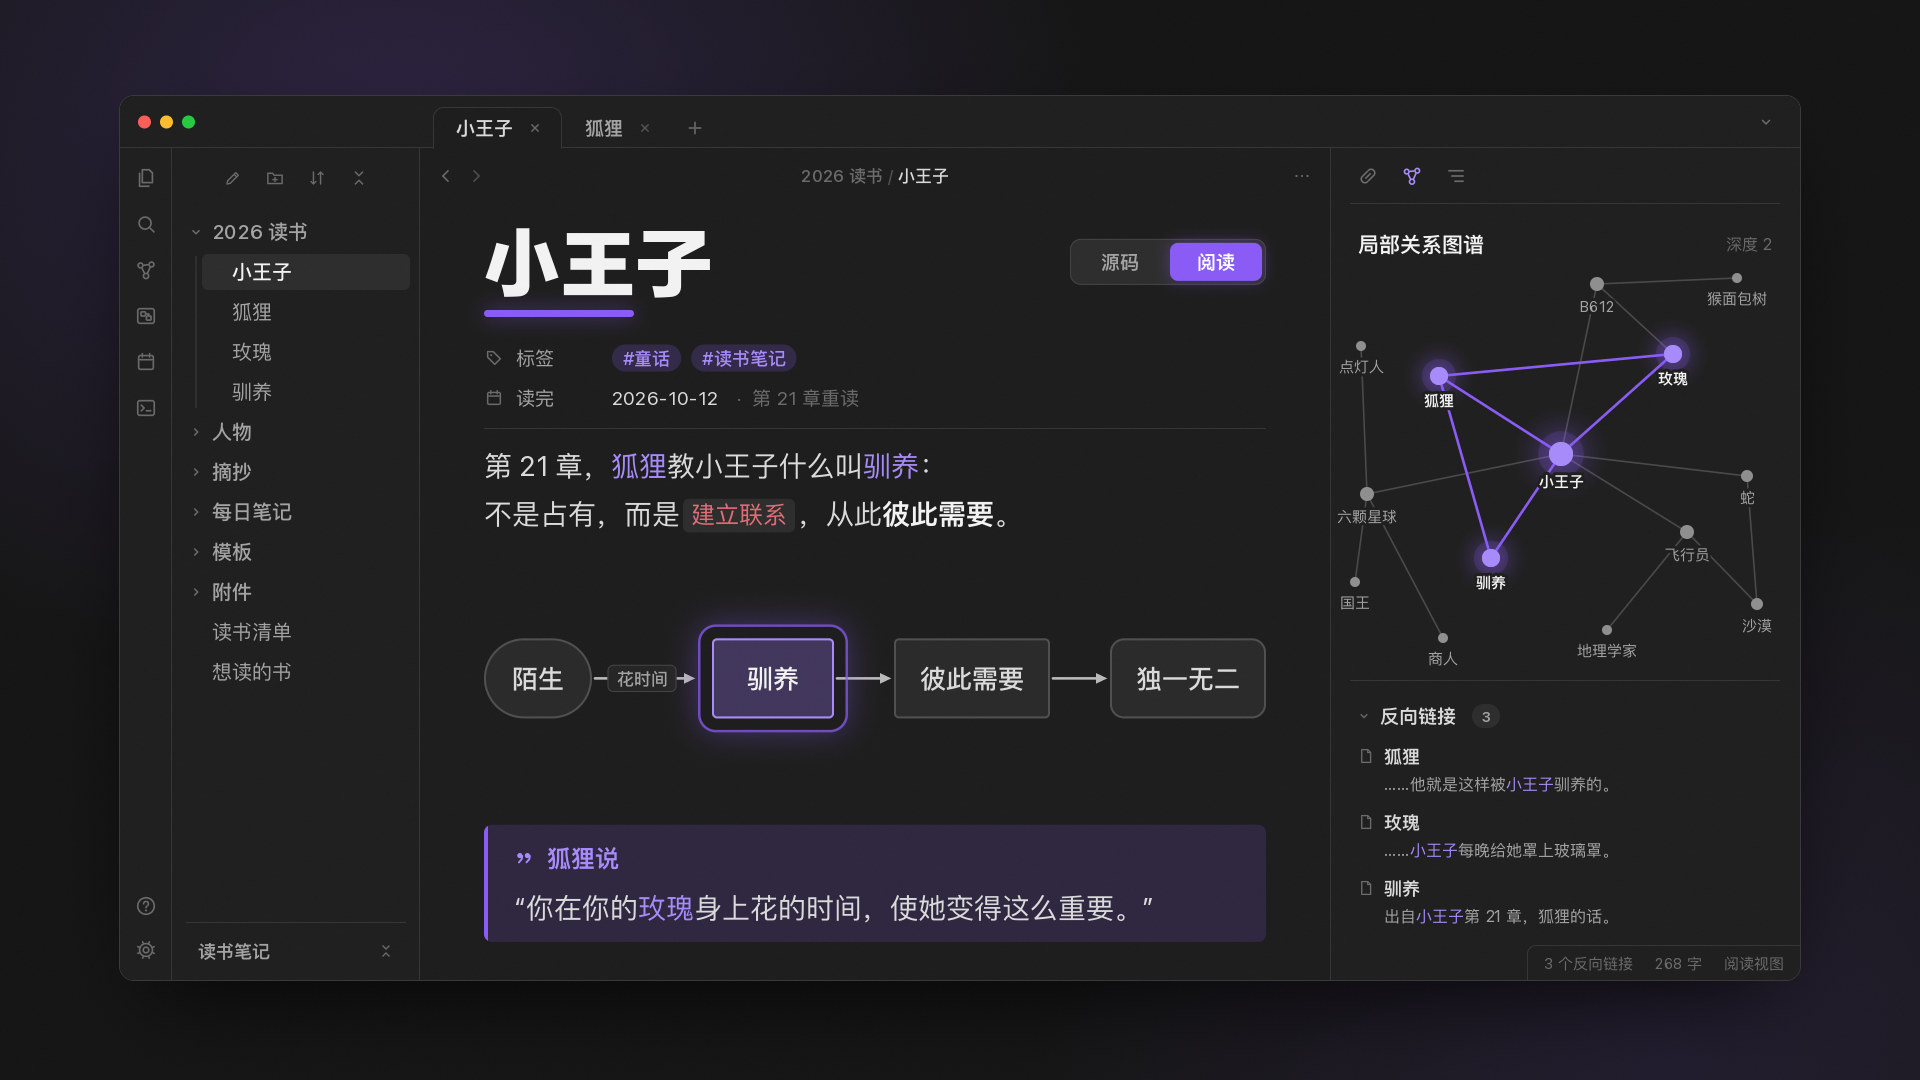

The Python source for this figure:
"""Example (Obsidian UI): 小王子 · 读书笔记 / Reading Notes — a dark note-taking app window with one book's notes.

A near-black page with a soft violet glow; on it the app window: tab bar (小王子 · 狐狸), icon ribbon, a file explorer
(the folder 2026 读书 open, the note 小王子 highlighted), the note pane and a right sidebar. In the note: the H1 「小王子」
with a short violet bar, a properties block (#童话 #读书笔记, the date it was finished), two lines of body text with
internal links in violet, **bold** and `inline code`; a ```mermaid block typed line by line -- a click flips the note
from 源码 to 阅读 and the block renders as a flowchart, 陌生 -花时间-> 驯养 -> 彼此需要 -> 独一无二, with 驯养 lit violet;
then the fox's line in a quote callout. In the sidebar the local graph: grey nodes and links for the book's
characters and places, the four notes linked from this one (小王子, 狐狸, 玫瑰, 驯养) lit violet with a soft glow, and the
backlinks under it; a status bar in the corner. One accent (violet), everything else greys. No logos, no image model.
python3 obsidianui_reading_notes.py [out.jpg] [--stages DIR] [--accent violet|blue|teal|amber|rose]
"""
import os, sys, time
sys.path.insert(0, os.path.join(os.path.dirname(os.path.abspath(__file__)), '..', 'lib'))
from obsidianui import ObsidianUI, BORDER, TEXT, BRIGHT, MUTED, FAINT

out = sys.argv[1] if len(sys.argv) > 1 and not sys.argv[1].startswith('--') else 'obsidianui_reading_notes.jpg'
stages = sys.argv[sys.argv.index('--stages') + 1] if '--stages' in sys.argv else None
ACC = sys.argv[sys.argv.index('--accent') + 1] if '--accent' in sys.argv else 'violet'
T0 = time.time()
tick = lambda name: print(f'{name:14s} {time.time() - T0:5.1f}s') if os.environ.get('OBSIDIANUI_TIMING') else None

ob = ObsidianUI(1920, 1080, seed=3, keep_stages=bool(stages), accent=ACC)
ob.page()

# ===================================================================== layout
WX, WY, WW, WH, SIDE, RIGHT = 120, 96, 1680, 884, 300, 470
PAD = 64
FILES = [('2026 读书', 0, 'open'), ('小王子', 1, 'file'), ('狐狸', 1, 'file'), ('玫瑰', 1, 'file'), ('驯养', 1, 'file'),
         ('人物', 0, 'folder'), ('摘抄', 0, 'folder'), ('每日笔记', 0, 'folder'), ('模板', 0, 'folder'),
         ('附件', 0, 'folder'), ('读书清单', 0, 'file'), ('想读的书', 0, 'file')]
H1_BASE, H1_SIZE = 290, 76
PROP_Y = [358, 398]
BODY, BODY_LH, BODY_Y0 = 28, 48, 476
CODE_Y, CODE_SIZE = 554, 25
CODE = [
    [('```mermaid', 'fence')],
    [('flowchart', 'kw'), (' LR', 'op')],
    [('  A', 'text'), ('[陌生]', 'str'), (' -->', 'op'), ('|花时间|', 'cm'), (' B', 'text'), ('[驯养]', 'str')],
    [('  B', 'text'), (' -->', 'op'), (' C', 'text'), ('[彼此需要]', 'str'), (' -->', 'op'), (' D', 'text'), ('([独一无二])', 'str')],
    [('```', 'fence')],
]

# ===================================================================== the window chrome
ob.layer('window', z=10)
win = ob.window(WX, WY, WW, WH, tabs=['小王子', '狐狸'], active=0, side=SIDE, right=RIGHT)
N, E, R = win.note, win.explorer, win.right
CX0, CX1 = N.x0 + PAD, N.x1 - PAD                                  # note column
CW = CX1 - CX0

ob.layer('explorer', z=12)
ob.explorer(win, FILES, active=1)
ob.rrect(E.x0 + 14, E.y1 - 58, E.x1 - 14, E.y1 - 57, 0, BORDER)
ob.text('读书笔记', E.x0 + 26, E.y1 - 29, 18, MUTED, 'semibold', 'lm')
ob.glyph('collapse', E.x1 - 34, E.y1 - 29, 16, FAINT, 2.0)

ob.layer('header', z=12)
ob.view_header(win, ['2026 读书', '小王子'])
tick('chrome')

# ===================================================================== the note
TOG = (CX1 - 196, H1_BASE - H1_SIZE * 0.37 - 23, 196, 46)
for name, on in [('toggle_src', 0), ('toggle_read', 1)]:
    ob.layer(name, z=14)
    ob.toggle(*TOG, on=on)

ob.layer('h1', z=14)
ob.h1(CX0, H1_BASE, '小王子', H1_SIZE, bar=False)
ob.layer('h1_bar', z=14)
ob.h1(CX0, H1_BASE, '小王子', H1_SIZE, bar_w=150, bar_gap=20, draw_text=False)

ob.layer('props', z=14)
vx = ob.prop(CX0, PROP_Y[0], 'tag', '标签', 128)
x = ob.tag(vx, PROP_Y[0], '#童话', 18) + 10
ob.tag(x, PROP_Y[0], '#读书笔记', 18)
vx = ob.prop(CX0, PROP_Y[1], 'calendar', '读完', 128)
x = vx + ob.text('2026-10-12', vx, PROP_Y[1], 19, TEXT, 'regular', 'lm') + 18
ob.text('·  第 21 章重读', x, PROP_Y[1], 19, FAINT, 'regular', 'lm')
ob.rrect(CX0, PROP_Y[1] + 30, CX1, PROP_Y[1] + 31, 0, BORDER)

PARA = [
    [('第 21 章，', None), ('狐狸', 'link'), ('教小王子什么叫', None), ('驯养', 'link'), ('：', None)],
    [('不是占有，而是', None), ('建立联系', 'code'), ('，从此', None), ('彼此需要', 'b'), ('。', None)],
]
for i, runs in enumerate(PARA):
    ob.layer(f'para{i}', z=14)
    ob.rich(CX0, BODY_Y0 + i * BODY_LH, runs, BODY)

# the mermaid block (source view): the box, then each line in its own layer (typed), a caret per line
ob.layer('code_box', z=13)
cb = ob.code_block(CX0, CODE_Y, CW, CODE, size=CODE_SIZE, draw=False)
CODE_W = []
for i, toks in enumerate(CODE):
    ob.layer(f'code{i}', z=14)
    CODE_W.append(ob.code_line(cb.tx, cb.bases[i], toks, CODE_SIZE) - cb.tx)
    ob.layer(f'caret{i}', z=15)
    ob.caret(cb.tx + CODE_W[i], cb.bases[i], CODE_SIZE)
tick('note')

# the rendered flowchart (reading view), centred where the block was
DY = cb.cy + 4
WIDTHS, GAPS = [108, 122, 156, 156], [120, 60, 60]
xs, x = [], CX0 + (CW - sum(WIDTHS) - sum(GAPS)) / 2
for w_, g_ in zip(WIDTHS, GAPS + [0]):
    xs.append(x + w_ / 2); x += w_ + g_
NODES = [('陌生', 'stadium'), ('驯养', 'rect'), ('彼此需要', 'rect'), ('独一无二', 'round')]
NH = 80
for k, (lab, shape) in enumerate(NODES):
    ob.layer(f'dg{k}', z=14)
    ob.dnode(xs[k], DY, WIDTHS[k], NH, lab, shape, size=26)
ob.layer('dg1_hi', z=15)
ob.dnode(xs[1], DY, WIDTHS[1], NH, '驯养', 'rect', hi=True, size=26, focus=True)
for k in range(3):
    ob.layer(f'dge{k}', z=13)
    a, b = xs[k] + WIDTHS[k] / 2 + 3, xs[k + 1] - WIDTHS[k + 1] / 2 - (17 if k == 0 else 3)
    ob.dedge([(a, DY), (b, DY)], label='花时间' if k == 0 else None, label_at=0.47)

# the fox's line
ob.layer('callout', z=14)
CALL_Y = cb.y1 + 30
ob.callout(CX0, CALL_Y, CW, '狐狸说', [[('“你在你的', None), ('玫瑰', 'link'), ('身上花的时间，使她变得这么重要。”', None)]],
           size=BODY, title_size=24)
tick('diagram')

# ===================================================================== the right sidebar: local graph + backlinks
ob.layer('side_tools', z=12)
ty = ob.sidebar_tools(win, lit=1)
ob.layer('graph_head', z=12)
ob.text('局部关系图谱', R.x0 + 28, ty + 40, 21, BRIGHT, 'bold', 'lm')
ob.text('深度 2', R.x1 - 28, ty + 40, 16, FAINT, 'regular', 'rm')

GC = (R.cx - 4, ty + 250)                                           # the current note sits in the middle
G = lambda dx, dy, r, lab: (GC[0] + dx, GC[1] + dy, r, lab)
GN = [G(0, 0, 12, '小王子'),                                         # 0  (lit: this note and what it links to)
      G(-122, -78, 9, '狐狸'), G(112, -100, 9, '玫瑰'), G(-70, 104, 9, '驯养'),
      G(126, 78, 7, '飞行员'), G(186, 22, 6, '蛇'), G(36, -170, 7, 'B612'), G(176, -176, 5, '猴面包树'),
      G(196, 150, 6, '沙漠'), G(-194, 40, 7, '六颗星球'), G(-206, 128, 5, '国王'), G(-200, -108, 5, '点灯人'),
      G(-118, 184, 5, '商人'), G(46, 176, 5, '地理学家')]
GL = [(0, 1), (0, 2), (0, 3), (1, 3), (1, 2), (0, 4), (0, 5), (6, 2), (6, 7), (4, 8), (5, 8), (0, 9),
      (9, 10), (9, 11), (9, 12), (4, 13), (6, 0)]
LIT = [0, 1, 2, 3]
ob.layer('graph_grey', z=13)
ob.graph(GN, GL, LIT, label_size=15, only='grey')
ob.layer('graph_lit', z=14)
ob.graph(GN, GL, LIT, label_size=15, only='lit')

ob.layer('backlinks', z=12)
BY = GC[1] + 226
ob.rrect(R.x0 + 20, BY, R.x1 - 20, BY + 1, 0, BORDER)
ob.glyph('chev_d', R.x0 + 34, BY + 36, 15, FAINT, 2.2)
ob.text('反向链接', R.x0 + 50, BY + 36, 19, TEXT, 'semibold', 'lm')
ob.rrect(R.x0 + 142, BY + 24, R.x0 + 170, BY + 48, 12, '#2e2e2e')
ob.text('3', R.x0 + 156, BY + 36, 15, MUTED, 'semibold', 'mm')
BACK = [('狐狸', [('……他就是这样被', None), ('小王子', 'link'), ('驯养的。', None)]),
        ('玫瑰', [('……', None), ('小王子', 'link'), ('每晚给她罩上玻璃罩。', None)]),
        ('驯养', [('出自', None), ('小王子', 'link'), ('第 21 章，狐狸的话。', None)])]
for i, (name, runs) in enumerate(BACK):
    y = BY + 66 + i * 66
    ob.glyph('file', R.x0 + 36, y + 10, 17, FAINT, 1.9)
    ob.text(name, R.x0 + 54, y + 10, 18, TEXT, 'semibold', 'lm')
    ob.rich(R.x0 + 54, y + 44, runs, 16, MUTED)

ob.layer('status', z=16)
ob.status_bar(win, ['3 个反向链接', '268 字', '阅读视图'])
tick('sidebar')

# ===================================================================== the pointer (GIF only)
TX_READ = (TOG[0] + TOG[2] * 0.74, TOG[1] + TOG[3] * 0.62)
ob.layer('cursor', z=50)
ob.cursor(*TX_READ)
ob.layer('ring', z=49)                                               # the click ring (scaled up as it fades)
ob.circle(TX_READ[0], TX_READ[1], 34, '#ece4ff', 0.95, ring=3.5)
ob.end()
tick('drawn')

# ===================================================================== stage by stage (the draw-on GIF), then the final frame
# Things that move get in-between poses (stage names 'mv_*': the GIF shows them as quick hard cuts, i.e. real motion);
# everything else cross-fades from stage to stage.
ALL = list(ob.layers)
ease_out = lambda u: 1 - (1 - u) ** 3
ease_back = lambda u: 1 + 2.4 * (u - 1) ** 3 + 1.4 * (u - 1) ** 2          # overshoots ~6 % and settles
ease_io = lambda u: 3 * u * u - 2 * u ** 3
lin = lambda u: u
REST = dict(dx=0.0, dy=0.0, scale=1.0, alpha=1.0, reveal=1.0)


def move(names, frm, to=REST, n=5, tag='', ease=ease_out, last=True, origin=None, mode='x', feather=14.0, between=None):
    """pose one or more layers from `frm` to `to` over n stages; the last stage is named `tag`"""
    names = [names] if isinstance(names, str) else names
    for k in range(1, n + 1):
        u = ease(k / n)
        p = {key: frm.get(key, REST[key]) + (to.get(key, REST[key]) - frm.get(key, REST[key])) * u for key in REST}
        p['alpha'] = min(1.0, max(0.0, p['alpha']))
        if between: between(p, k / n)
        for nm in names: ob.pose(nm, origin=origin, mode=mode, feather=feather, **p)
        if k < n: ob.stage(f'mv_{tag}{k}')
        elif last: ob.stage(tag)


def pop(name, tag, cx, cy, n=3):
    move(name, dict(scale=0.85, alpha=0.0), n=n, tag=tag, ease=ease_back, origin=(cx, cy))


if stages:
    for n in ALL: ob.hide(n)
    ob.stage('page')
    move('window', dict(dy=60, scale=0.97, alpha=0.0), n=6, tag='window', ease=ease_back)
    ob.show('explorer'); ob.stage('explorer')
    ob.show('header', 'toggle_src', 'side_tools'); ob.stage('header')
    move('h1', dict(reveal=0.0), n=3, tag='h1', ease=ease_io)
    move('h1_bar', dict(reveal=0.0), n=3, tag='bar')
    ob.show('props'); ob.stage('props')
    for i in range(2):
        move(f'para{i}', dict(reveal=0.0), n=4, tag=f'para{i}', ease=lin)
    ob.show('code_box'); ob.stage('code_box')
    for i in range(len(CODE)):                         # typed: the line reveals and the caret rides its end
        w_ = CODE_W[i]
        ob.show(f'caret{i}')
        if i: ob.hide(f'caret{i - 1}')
        steps = 2 if w_ < 200 else 4
        move([f'code{i}'], dict(reveal=0.0), n=steps, tag=f'code{i}', ease=lin, feather=2.0,
             between=lambda p, u, w_=w_, i=i: ob.pose(f'caret{i}', dx=-(1 - u) * (w_ + 4)))
    # the pointer glides to 阅读 and clicks: the toggle flips, the source fades, the chart renders node by node
    sx, sy = cb.tx + CODE_W[-1] + 260 - TX_READ[0], cb.bases[-1] - 30 - TX_READ[1]
    move('cursor', dict(dx=sx, dy=sy, alpha=0.0), n=6, tag='cursor', ease=ease_io,
         between=lambda p, u: p.update(alpha=min(1.0, 3 * u)))
    TC = (TOG[0] + TOG[2] / 2, TOG[1] + TOG[3] / 2)
    ob.show('ring'); ob.pose('ring', scale=0.4, alpha=1.0, origin=TX_READ)
    ob.pose('toggle_src', scale=0.97, origin=TC); ob.stage('mv_click1')
    ob.hide('toggle_src'); ob.pose('toggle_read', scale=1.06, origin=TC)
    ob.pose('ring', scale=0.8, alpha=0.8, origin=TX_READ); ob.stage('mv_click2')
    ob.pose('toggle_read'); ob.pose('ring', scale=1.15, alpha=0.35, origin=TX_READ); ob.stage('click')
    ob.hide('ring', *[f'code{i}' for i in range(len(CODE))], 'code_box', f'caret{len(CODE) - 1}'); ob.stage('reading')
    move('cursor', dict(), dict(dx=40, dy=40, alpha=0.0), n=2, tag='cursor_out', last=False)
    ob.hide('cursor')
    pop('dg0', 'node0', xs[0], DY)
    for k in range(3):
        move(f'dge{k}', dict(reveal=0.0), n=3, tag=f'edge{k}', ease=lin, feather=6.0)
        pop(f'dg{k + 1}', f'node{k + 1}', xs[k + 1], DY)
    move('dg1_hi', dict(alpha=0.0, scale=1.08), n=3, tag='node_hi', origin=(xs[1], DY))
    move('callout', dict(dy=28, alpha=0.0), n=5, tag='callout', ease=ease_back)
    ob.show('graph_head'); ob.stage('graph_head')
    move('graph_grey', dict(reveal=0.0), n=7, tag='graph', ease=ease_io, mode='r', origin=GC[:2], feather=40.0)
    move('graph_lit', dict(alpha=0.0), n=4, tag='lit', ease=ease_io)
    ob.show('backlinks'); ob.stage('backlinks')
    ob.show('status'); ob.stage('status')

# final poses: everything finished, in reading view
for n in ALL:
    ob.pose(n)
for n in ['toggle_src', 'code_box', 'cursor', 'ring'] + [f'code{i}' for i in range(len(CODE))] + [f'caret{i}' for i in range(len(CODE))]:
    ob.hide(n)
ob.save(out, stages_dir=stages)
tick('saved')
print('saved', out)
